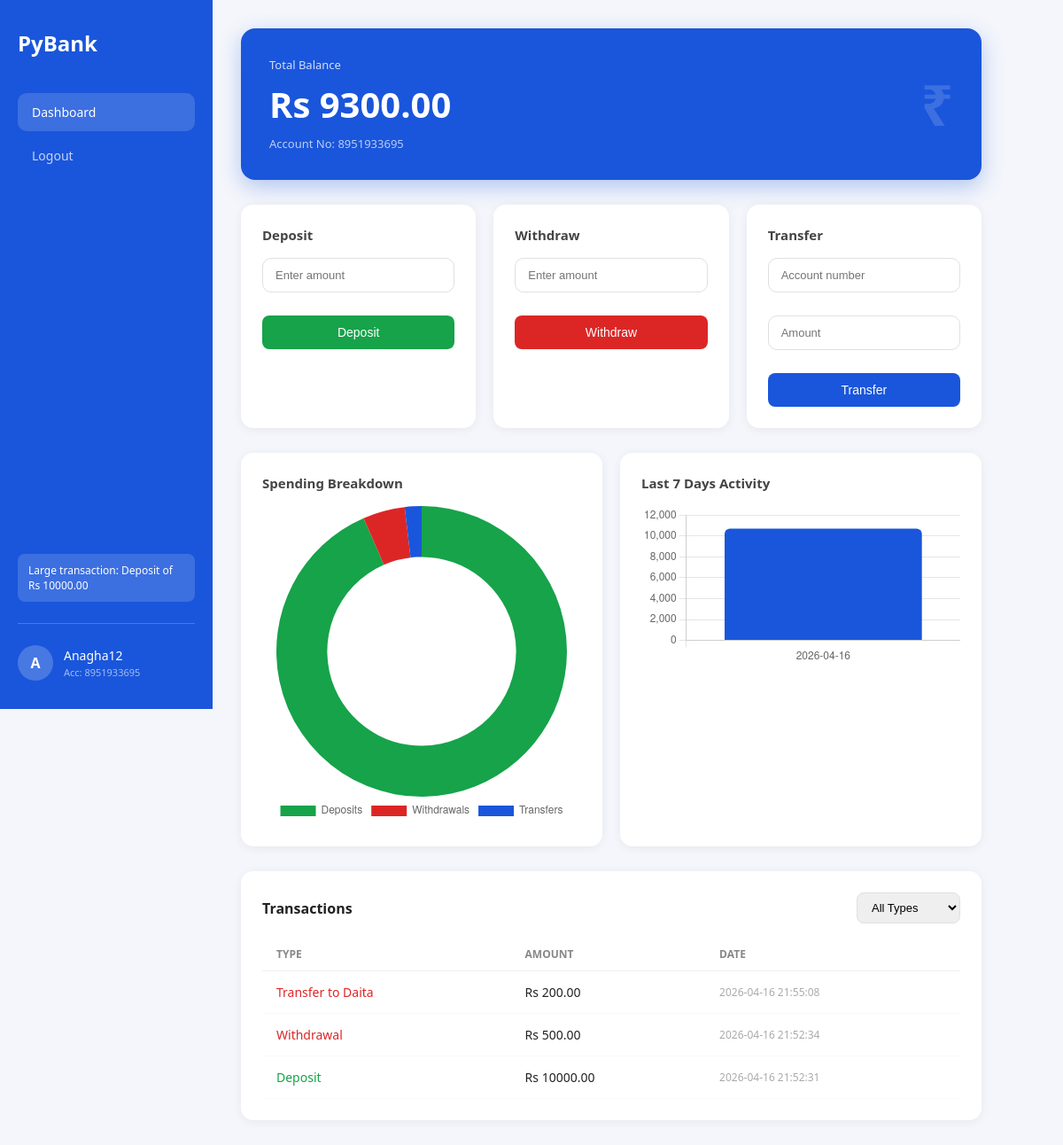
/dashboard (signed in), run on the app's committed database.
### tables this page shows
CREATE TABLE users (
            id INTEGER PRIMARY KEY AUTOINCREMENT,
            name TEXT NOT NULL,
            email TEXT UNIQUE NOT NULL,
            password TEXT NOT NULL,
            balance REAL DEFAULT 0,
            account_number TEXT UNIQUE NOT NULL
        );

CREATE TABLE transactions (
            id INTEGER PRIMARY KEY AUTOINCREMENT,
            user_id INTEGER NOT NULL,
            type TEXT NOT NULL,
            amount REAL NOT NULL,
            date TIMESTAMP DEFAULT CURRENT_TIMESTAMP
        );

### app.py (the view)
@app.route('/dashboard')
def dashboard():
    if 'user_id' not in session:
        return redirect(url_for('login'))
    conn = get_db()
    user = conn.execute('SELECT * FROM users WHERE id = ?', (session['user_id'],)).fetchone()
    transactions = conn.execute(
        'SELECT * FROM transactions WHERE user_id = ? ORDER BY date DESC',
        (session['user_id'],)).fetchall()
    conn.close()
    error = request.args.get('error')
    return render_template('dashboard.html', user=user, transactions=transactions, error=error)

### app.py (called while the page is built)
def get_db():
    conn = sqlite3.connect('bank.db')
    conn.row_factory = sqlite3.Row
    return conn

### templates/dashboard.html (shortened to what this page needs)
<!DOCTYPE html>
<html lang="en">
<head>
  <link rel="stylesheet" href="{{ url_for('static', filename='style.css') }}">
</head>
<body>
  <div class="app">
    <div class="sidebar">
      <h2 class="logo">PyBank</h2>
      <nav>
        <a href="/dashboard" class="nav-item active">Dashboard</a>
        <a href="/logout" class="nav-item">Logout</a>
      </nav>
      <div class="notif-box" id="notif-box"></div>
      <div class="sidebar-user">
        <div class="avatar">{{ user['name'][0].upper() }}</div>
        <div>
          <p class="user-name">{{ user['name'] }}</p>
          <p class="user-acc">Acc: {{ user['account_number'] }}</p>
        </div>
      </div>
    </div>
    <div class="main">
      <div class="balance-card">
        <div>
          <p class="balance-label">Total Balance</p>
          <h1 class="balance-amount">Rs {{ "%.2f"|format(user['balance']) }}</h1>
          <p class="acc-num">Account No: {{ user['account_number'] }}</p>
        </div>
        <div class="balance-icon">₹</div>
      </div>
      <div class="action-grid">
        <div class="action-card">
          <h3>Deposit</h3>
          <form method="POST" action="/deposit">
            <input type="number" name="amount" placeholder="Enter amount" min="1" required>
            <button type="submit" class="btn btn-green">Deposit</button>
          </form>
        </div>
        <div class="action-card">
          <h3>Withdraw</h3>
          <form method="POST" action="/withdraw">
            <input type="number" name="amount" placeholder="Enter amount" min="1" required>
            <button type="submit" class="btn btn-red">Withdraw</button>
          </form>
        </div>
        <div class="action-card">
          <h3>Transfer</h3>
          <form method="POST" action="/transfer">
            <input type="text" name="to_account" placeholder="Account number" required>
            <input type="number" name="amount" placeholder="Amount" min="1" required>
            <button type="submit" class="btn btn-blue">Transfer</button>
          </form>
        </div>
      </div>
      <div class="charts-grid">
        <div class="chart-card">
          <h3>Spending Breakdown</h3>
          <canvas id="pieChart"></canvas>
        </div>
        <div class="chart-card">
          <h3>Last 7 Days Activity</h3>
          <canvas id="barChart"></canvas>
        </div>
      </div>
      <div class="transactions-section">
        <div class="tx-header">
          <h3>Transactions</h3>
          <div class="filters">
            <select id="filter-type" onchange="filterTransactions()">
              <option value="all">All Types</option>
            </select>
          </div>
        </div>
        {% if transactions %}
          <table id="tx-table">
            <thead>
              <tr>
                <th>Type</th>
                <th>Amount</th>
                <th>Date</th>
              </tr>
            </thead>
            <tbody>
              {% for t in transactions %}
              <tr class="tx-row" data-type="{{ t['type']|lower }}">
                <td>
                  <span class="tx-type {{ 'credit' if 'Deposit' in t['type'] or 'from' in t['type'] else 'debit' }}">
                    {{ t['type'] }}
                  </span>
                </td>
                <td>Rs {{ "%.2f"|format(t['amount']) }}</td>
                <td class="date">{{ t['date'] }}</td>
              </tr>
              {% endfor %}
            </tbody>
          </table>
        {% else %}
          <p class="empty">No transactions yet.</p>
        {% endif %}
      </div>
    </div>
  </div>
  <script>
    fetch('/chart-data')
      .then(r => r.json())
      .then(data => {
        new Chart(document.getElementById('pieChart'), {
          type: 'doughnut',
          data: {
            labels: ['Deposits', 'Withdrawals', 'Transfers'],
            datasets: [{
              data: [data.totals.Deposit, data.totals.Withdrawal, data.totals.Transfer],
              backgroundColor: ['#16a34a', '#dc2626', '#1a56db'],
              borderWidth: 0
            }]
          },
          options: { plugins: { legend: { position: 'bottom' } }, cutout: '65%' }
        });
        new Chart(document.getElementById('barChart'), {
          type: 'bar',
          data: {
            labels: data.daily_labels,
            datasets: [{
              label: 'Amount (Rs)',
              data: data.daily_data,
              backgroundColor: '#1a56db',
              borderRadius: 6
            }]
          },
          options: {
            plugins: { legend: { display: false } },
            scales: { y: { beginAtZero: true } }
          }
        });
      });
    fetch('/notifications')
      .then(r => r.json())
      .then(data => {
        const box = document.getElementById('notif-box');
        if (data.notifications.length > 0) {
          box.innerHTML = data.notifications.map(n => `
            <div class="notif ${n.type}">${n.message}</div>
          `).join('');
        }
      });
    function filterTransactions() {
      const filter = document.getElementById('filter-type').value;
      document.querySelectorAll('.tx-row').forEach(row => {
        const type = row.dataset.type;
        if (filter === 'all' || type.includes(filter)) {
          row.style.display = '';
        } else {
          row.style.display = 'none';
        }
      });
    }
  </script>
</body>
</html>

### static/style.css (style rules this page uses)
* { box-sizing: border-box; margin: 0; padding: 0; }
body { font-family: 'Segoe UI', sans-serif; background: #f4f6fb; color: #222; }
form { display: flex; flex-direction: column; gap: 14px; }
input { padding: 13px 16px; border: 1.5px solid #e0e0e0; border-radius: 10px; font-size: 14px; transition: border 0.2s; }
button { padding: 13px; background: #1a56db; color: white; border: none; border-radius: 10px; font-size: 15px; cursor: pointer; font-weight: 500; transition: background 0.2s; }
.app { display: flex; min-height: 100vh; }
.sidebar { width: 240px; background: #1a56db; color: white; padding: 32px 20px; display: flex; flex-direction: column; position: fixed; height: 100vh; }
.logo { font-size: 24px; font-weight: 700; margin-bottom: 40px; }
nav { flex: 1; }
.nav-item { display: block; padding: 12px 16px; color: rgba(255,255,255,0.75); text-decoration: none; border-radius: 10px; margin-bottom: 6px; font-size: 14px; transition: all 0.2s; }
.nav-item:hover, .nav-item.active { background: rgba(255,255,255,0.15); color: white; }
.sidebar-user { display: flex; align-items: center; gap: 12px; padding-top: 24px; border-top: 1px solid rgba(255,255,255,0.2); }
.avatar { width: 40px; height: 40px; background: rgba(255,255,255,0.2); border-radius: 50%; display: flex; align-items: center; justify-content: center; font-weight: 700; font-size: 16px; }
.user-name { font-size: 14px; font-weight: 500; }
.user-acc { font-size: 11px; color: rgba(255,255,255,0.6); margin-top: 2px; }
.main { margin-left: 240px; padding: 32px; flex: 1; max-width: 900px; }
.balance-card { background: #1a56db; color: white; padding: 32px; border-radius: 16px; display: flex; justify-content: space-between; align-items: center; margin-bottom: 28px; box-shadow: 0 8px 24px rgba(26,86,219,0.3); }
.balance-label { font-size: 13px; opacity: 0.8; margin-bottom: 8px; }
.balance-amount { font-size: 40px; font-weight: 700; margin-bottom: 8px; }
.acc-num { font-size: 13px; opacity: 0.7; }
.balance-icon { font-size: 64px; opacity: 0.15; font-weight: 700; }
.action-grid { display: grid; grid-template-columns: repeat(3, 1fr); gap: 20px; margin-bottom: 28px; }
.action-card { background: white; padding: 24px; border-radius: 14px; box-shadow: 0 2px 12px rgba(0,0,0,0.06); }
.action-card h3 { margin-bottom: 16px; font-size: 15px; color: #444; }
.action-card input { width: 100%; margin-bottom: 12px; padding: 11px 14px; font-size: 13px; }
.btn { width: 100%; padding: 11px; font-size: 14px; border-radius: 8px; }
.btn-green { background: #16a34a; }
.btn-red { background: #dc2626; }
.btn-blue { background: #1a56db; }
.charts-grid { display: grid; grid-template-columns: 1fr 1fr; gap: 20px; margin-bottom: 28px; }
.chart-card { background: white; padding: 24px; border-radius: 14px; box-shadow: 0 2px 12px rgba(0,0,0,0.06); }
.chart-card h3 { margin-bottom: 16px; font-size: 15px; color: #444; }
.transactions-section { background: white; padding: 24px; border-radius: 14px; box-shadow: 0 2px 12px rgba(0,0,0,0.06); }
.tx-header { display: flex; justify-content: space-between; align-items: center; margin-bottom: 16px; }
.tx-header h3 { font-size: 16px; }
.filters select { padding: 8px 12px; border: 1.5px solid #e0e0e0; border-radius: 8px; font-size: 13px; cursor: pointer; }
table { width: 100%; border-collapse: collapse; }
th { text-align: left; padding: 10px 16px; font-size: 12px; color: #888; text-transform: uppercase; border-bottom: 1px solid #f0f0f0; }
td { padding: 14px 16px; font-size: 14px; border-bottom: 1px solid #f9f9f9; }
.tx-type { font-weight: 500; }
.tx-type.credit { color: #16a34a; }
.tx-type.debit { color: #dc2626; }
.date { color: #aaa; font-size: 12px; }
.notif-box { margin-bottom: 16px; }

### data on the page
users: name "A", name "Anagha12", account_number "8951933695", balance "9300.00"
transactions: type "Transfer to Daita", amount "200.00", date "2026-04-16 21:55:08"
transactions: type "Withdrawal", amount "500.00", date "2026-04-16 21:52:34"
transactions: type "Deposit", amount "10000.00", date "2026-04-16 21:52:31"
